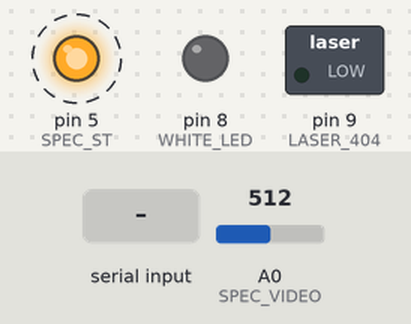
A sketch run on a simulated Arduino Uno, built with avr-gcc and run on an emulated ATmega328P. Shown: switched loads named in the sketch (green lamp = pin HIGH), output pins drawn as LEDs (lit = HIGH). Dashed ring = blinking. Inputs (shaded band) come from the test bench; at power-on: A0 (SPEC_VIDEO) = 512. Pins used as bus, display or sensor lines are not drawn; what the sketch prints to the serial monitor is not drawn.

Above: at 1.2 s.
1.3 s: "U90\n" received over Serial
At 2.6 s:
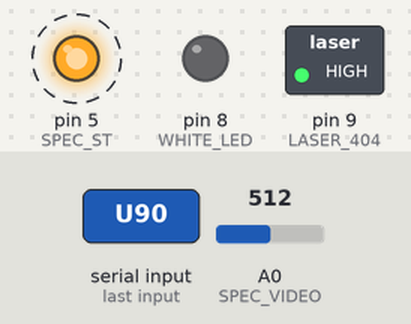
2.9 s: byte 76 ('L') received over Serial
At 3.8 s:
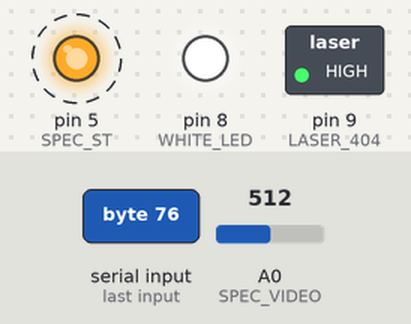
4.4 s: A0 (SPEC_VIDEO) set to 97
7.4 s: byte 85 ('U') received over Serial
At 8.8 s:
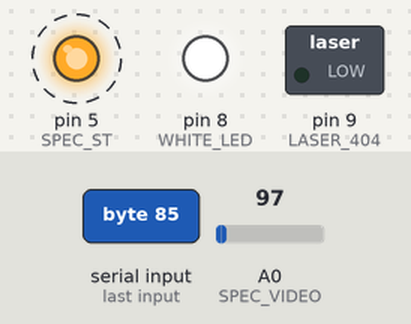
9.1 s: "U,45\n" received over Serial
At 9.7 s:
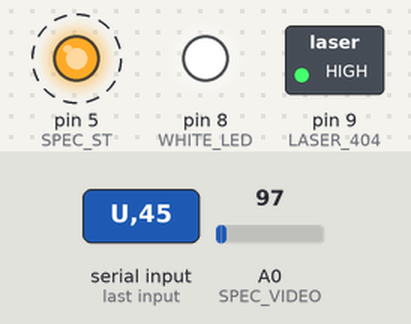
12.1 s: "I\n" received over Serial
Timing chart, 0 to 16.1 s (numbered marks = the images above; inputs shaded):
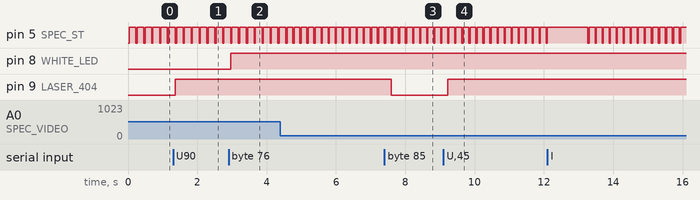

The sketch:

ArduinoSpectrometer_ProMicro_version2026.ino
```cpp
//Programmer: L. Feipe Ramirez 2026
//Works
/*
 * Arduino Pro micro pins
 * Select board: Arduino Leonardo (even if it is an Arduino Pro micro)
 */
#define SPEC_EOS         3
#define SPEC_TRG         4
#define SPEC_ST          5
#define SPEC_CLK         6
#define SPEC_VIDEO       A0
#define WHITE_LED        8
#define LASER_404        9

#define SPEC_CHANNELS    288 // New Spec Channel

int delayTime;// (microseconds). The f(CLK) (Hz) will be: 1000000/(2*delayTime). 500 kHz if delayTime=1.

uint16_t data[SPEC_CHANNELS];
unsigned long INT_TIME; //Integration time in microseconds
unsigned long N_THP=15; //Number of cycles for start pulse hifg period thp(ST) //Default = 15, 499952 for 1 second of integration time

boolean laser_state, led_state;

void setup(){

  //Set desired pins to OUTPUT
  pinMode(SPEC_CLK, OUTPUT);
  pinMode(SPEC_ST, OUTPUT);
  pinMode(LASER_404, OUTPUT);
  pinMode(WHITE_LED, OUTPUT);
  pinMode(SPEC_EOS, INPUT);
  pinMode(SPEC_TRG, INPUT);
  digitalWrite(SPEC_CLK, HIGH); // Set SPEC_CLK High
  digitalWrite(SPEC_ST, LOW); // Set SPEC_ST Low

  digitalWrite(LASER_404,0);
  digitalWrite(WHITE_LED,0);
  Serial.begin(115200); // Baud Rate set to 115200

}

/*
 * This functions reads spectrometer data from SPEC_VIDEO
 * Look at the Timing Chart in the Datasheet for more info
 */
void readSpectrometer(){

  delayTime = 1; // delay time

  // Start clock cycle and set start pulse to signal start
  digitalWrite(SPEC_CLK, LOW);
  delayMicroseconds(delayTime);
  digitalWrite(SPEC_CLK, HIGH);
  delayMicroseconds(delayTime);
  digitalWrite(SPEC_CLK, LOW);
  digitalWrite(SPEC_ST, HIGH);
  delayMicroseconds(delayTime);

  //Sample for a period of time
  for(unsigned long i = 0; i < N_THP; i++){

      digitalWrite(SPEC_CLK, HIGH);
      delayMicroseconds(delayTime);
      digitalWrite(SPEC_CLK, LOW);
      delayMicroseconds(delayTime);

  }

  //Set SPEC_ST to low
  digitalWrite(SPEC_ST, LOW);

  //Sample for a period of time
  for(int i = 0; i < 85; i++){

      digitalWrite(SPEC_CLK, HIGH);
      delayMicroseconds(delayTime);
      digitalWrite(SPEC_CLK, LOW);
      delayMicroseconds(delayTime);

  }

  //One more clock pulse before the actual read
  digitalWrite(SPEC_CLK, HIGH);
  delayMicroseconds(delayTime);
  digitalWrite(SPEC_CLK, LOW);
  delayMicroseconds(delayTime);

  //Read from SPEC_VIDEO
  for(int i = 0; i < SPEC_CHANNELS; i++){

      data[i] = analogRead(SPEC_VIDEO);

      digitalWrite(SPEC_CLK, HIGH);
      delayMicroseconds(delayTime);
      digitalWrite(SPEC_CLK, LOW);
      delayMicroseconds(delayTime);
  }

  //Set SPEC_ST to high
  digitalWrite(SPEC_ST, HIGH);

  //Sample for a small amount of time
  for(int i = 0; i < 7; i++){

      digitalWrite(SPEC_CLK, HIGH);
      delayMicroseconds(delayTime);
      digitalWrite(SPEC_CLK, LOW);
      delayMicroseconds(delayTime);

  }

  digitalWrite(SPEC_CLK, HIGH);
  delayMicroseconds(delayTime);

}

/*
 * The function below prints out data to the terminal or
 * processing plot
 */
void printData(){

  for (int i = 0; i < SPEC_CHANNELS; i++){

    Serial.print(data[i]);
    Serial.print(',');

  }

  Serial.print("\n");
}

void loop(){
  if(Serial.available()>0){
    char caracter=Serial.read();
    if(caracter=='U'){
      laser_state=not laser_state;
      digitalWrite(LASER_404,laser_state);
    }else if(caracter=='L'){
      led_state=not led_state;
      digitalWrite(WHITE_LED,led_state);
    }else if(caracter=='I'){
      while(Serial.available()==0);
      INT_TIME=Serial.parseInt();//INT_TIME in microseconds
      if(INT_TIME>107&&INT_TIME<1000001){
       N_THP=long(INT_TIME/(delayTime*2.0))-48;//This calculation is based on the C12880MA datasheet.
      }
    }
  }
  readSpectrometer();
  printData();
  delay(100);

}
```

Measured:
- after the input at 1.3 s, pin 9 (LASER_404): LOW → HIGH after 0.07 s
- after the input at 2.9 s, pin 8 (WHITE_LED): LOW → HIGH after 0.06 s
- after the input at 7.4 s, pin 9 (LASER_404): HIGH → LOW after 0.20 s
- after the input at 9.1 s, pin 9 (LASER_404): LOW → HIGH after 0.13 s
- by itself, pin 5 (SPEC_ST): repeats every 0.20 s: LOW 0.03 s, HIGH 0.17 s
